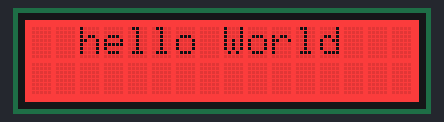
A program run on a simulated Raspberry Pi Pico running MicroPython. Shown: 16×2 character LCD. Library files of the repository ran but are not shown: driver_grove_lcd_rgb.py.

Above: at 0.1 s.
At 0.7 s:
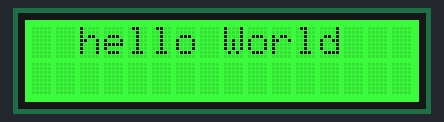
At 1.2 s:
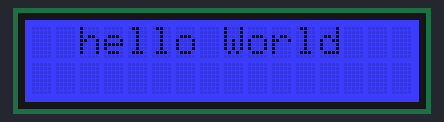

The program:

i2c_grove_lcd_rgb.py
```python
import time
from driver_grove_lcd_rgb import GroveLcd_RGB

if __name__ == '__main__':

    lcd = GroveLcd_RGB()
    while True:
        # display
        lcd.clear()
        lcd.setCursor(2, 0)
        lcd.write('hello World')

        # colour
        lcd.color(255, 0, 0)
        time.sleep_ms(500)
        lcd.color(0, 255, 0)
        time.sleep_ms(500)
        lcd.color(0, 0, 255)
        time.sleep_ms(500)
```

Measured:
- by itself, everything shown: repeats every 1.5 s, in 4 steps
- what the display in image 0 shows lasts 0.5 s, from 0.1 s to 0.6 s
